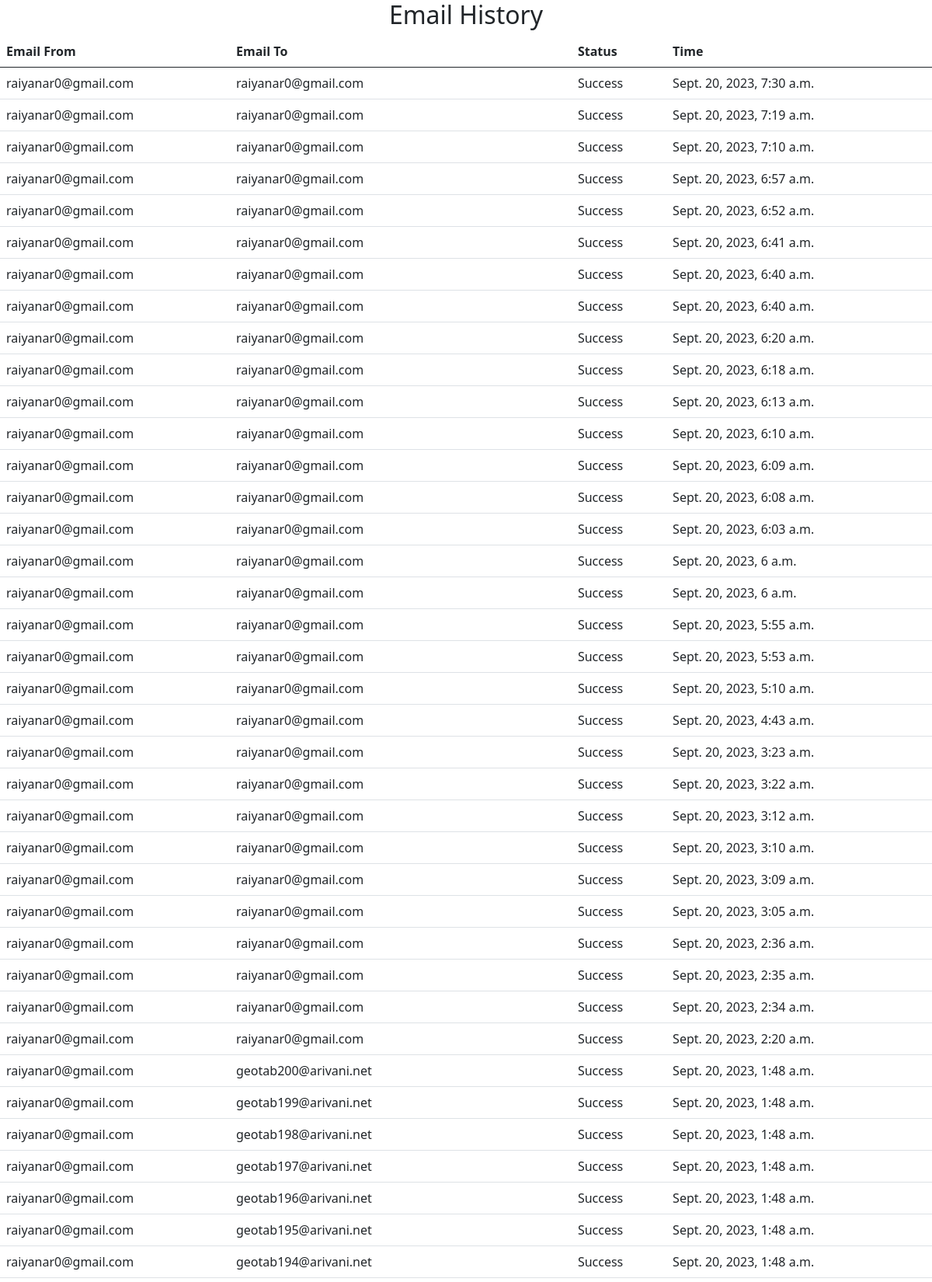
The page /email-history (upper part) on the database its author committed.
### send_mail_app/models.py (models this page shows, shortened)
class EmailHistory(models.Model):
    email_from=models.EmailField()
    email_to=models.EmailField()
    STATUS_CHOICES = [
    ('Success', 'Success'),
    ('Failed', 'Failed'),
    ('Pending', 'Pending'),
    ]
    status = models.CharField(max_length=100, choices=STATUS_CHOICES)
    dateTime= models.DateTimeField(auto_now_add=True)

### send_mail_app/views.py (the view)
# urls.py: path('email-history',views.email_history,name='email-history'),
def email_history(request):
  email_history=EmailHistory.objects.all().order_by('-dateTime')
  return render(request,'email_history.html',{'email_history':email_history})

### templates/email_history.html (shortened to what this page needs)
<!DOCTYPE html>
<html lang="en">
<head>
    <link href="https://cdn.jsdelivr.net/npm/bootstrap@5.1.0/dist/css/bootstrap.min.css" rel="stylesheet">
</head>
<h2 class="text-center">Email History</h2>
<body>
    <table class="table">
        <thead>
          <tr>
            <th>Email From</th>
            <th>Email To</th>
            <th>Status</th>
            <th>Time</th>
          </tr>
        </thead>
        <tbody>
            {% for email  in email_history %}
            <tr>
                <td>{{email.email_from}}</td>
                <td>{{email.email_to}}</td>
                <td>{{email.status}}</td>
                <td>{{email.dateTime}}</td>
            </tr>
            {% endfor %}
        </tbody>
    </table>
</body>
</html>

### rows shown on the page
EmailHistory: email_from "raiyanar0@gmail.com", email_to "raiyanar0@gmail.com", status "Success", dateTime "Sept. 20, 2023, 7:30 a.m."
EmailHistory: email_from "raiyanar0@gmail.com", email_to "raiyanar0@gmail.com", status "Success", dateTime "Sept. 20, 2023, 7:19 a.m."
EmailHistory: email_from "raiyanar0@gmail.com", email_to "raiyanar0@gmail.com", status "Success", dateTime "Sept. 20, 2023, 7:10 a.m."
EmailHistory: email_from "raiyanar0@gmail.com", email_to "raiyanar0@gmail.com", status "Success", dateTime "Sept. 20, 2023, 6:57 a.m."
EmailHistory: email_from "raiyanar0@gmail.com", email_to "raiyanar0@gmail.com", status "Success", dateTime "Sept. 20, 2023, 6:52 a.m."
EmailHistory: email_from "raiyanar0@gmail.com", email_to "raiyanar0@gmail.com", status "Success", dateTime "Sept. 20, 2023, 6:41 a.m."
EmailHistory: email_from "raiyanar0@gmail.com", email_to "raiyanar0@gmail.com", status "Success", dateTime "Sept. 20, 2023, 6:40 a.m."
EmailHistory: email_from "raiyanar0@gmail.com", email_to "raiyanar0@gmail.com", status "Success", dateTime "Sept. 20, 2023, 6:40 a.m."
EmailHistory: email_from "raiyanar0@gmail.com", email_to "raiyanar0@gmail.com", status "Success", dateTime "Sept. 20, 2023, 6:20 a.m."
EmailHistory: email_from "raiyanar0@gmail.com", email_to "raiyanar0@gmail.com", status "Success", dateTime "Sept. 20, 2023, 6:18 a.m."
EmailHistory: email_from "raiyanar0@gmail.com", email_to "raiyanar0@gmail.com", status "Success", dateTime "Sept. 20, 2023, 6:13 a.m."
EmailHistory: email_from "raiyanar0@gmail.com", email_to "raiyanar0@gmail.com", status "Success", dateTime "Sept. 20, 2023, 6:10 a.m."
EmailHistory: email_from "raiyanar0@gmail.com", email_to "raiyanar0@gmail.com", status "Success", dateTime "Sept. 20, 2023, 6:09 a.m."
EmailHistory: email_from "raiyanar0@gmail.com", email_to "raiyanar0@gmail.com", status "Success", dateTime "Sept. 20, 2023, 6:08 a.m."
EmailHistory: email_from "raiyanar0@gmail.com", email_to "raiyanar0@gmail.com", status "Success", dateTime "Sept. 20, 2023, 6:03 a.m."
EmailHistory: email_from "raiyanar0@gmail.com", email_to "raiyanar0@gmail.com", status "Success", dateTime "Sept. 20, 2023, 6 a.m."
EmailHistory: email_from "raiyanar0@gmail.com", email_to "raiyanar0@gmail.com", status "Success", dateTime "Sept. 20, 2023, 6 a.m."
EmailHistory: email_from "raiyanar0@gmail.com", email_to "raiyanar0@gmail.com", status "Success", dateTime "Sept. 20, 2023, 5:55 a.m."
EmailHistory: email_from "raiyanar0@gmail.com", email_to "raiyanar0@gmail.com", status "Success", dateTime "Sept. 20, 2023, 5:53 a.m."
EmailHistory: email_from "raiyanar0@gmail.com", email_to "raiyanar0@gmail.com", status "Success", dateTime "Sept. 20, 2023, 5:10 a.m."
EmailHistory: email_from "raiyanar0@gmail.com", email_to "raiyanar0@gmail.com", status "Success", dateTime "Sept. 20, 2023, 4:43 a.m."
EmailHistory: email_from "raiyanar0@gmail.com", email_to "raiyanar0@gmail.com", status "Success", dateTime "Sept. 20, 2023, 3:23 a.m."
EmailHistory: email_from "raiyanar0@gmail.com", email_to "raiyanar0@gmail.com", status "Success", dateTime "Sept. 20, 2023, 3:22 a.m."
EmailHistory: email_from "raiyanar0@gmail.com", email_to "raiyanar0@gmail.com", status "Success", dateTime "Sept. 20, 2023, 3:12 a.m."
EmailHistory: email_from "raiyanar0@gmail.com", email_to "raiyanar0@gmail.com", status "Success", dateTime "Sept. 20, 2023, 3:10 a.m."
EmailHistory: email_from "raiyanar0@gmail.com", email_to "raiyanar0@gmail.com", status "Success", dateTime "Sept. 20, 2023, 3:09 a.m."
EmailHistory: email_from "raiyanar0@gmail.com", email_to "raiyanar0@gmail.com", status "Success", dateTime "Sept. 20, 2023, 3:05 a.m."
EmailHistory: email_from "raiyanar0@gmail.com", email_to "raiyanar0@gmail.com", status "Success", dateTime "Sept. 20, 2023, 2:36 a.m."
EmailHistory: email_from "raiyanar0@gmail.com", email_to "raiyanar0@gmail.com", status "Success", dateTime "Sept. 20, 2023, 2:35 a.m."
EmailHistory: email_from "raiyanar0@gmail.com", email_to "raiyanar0@gmail.com", status "Success", dateTime "Sept. 20, 2023, 2:34 a.m."
EmailHistory: email_from "raiyanar0@gmail.com", email_to "raiyanar0@gmail.com", status "Success", dateTime "Sept. 20, 2023, 2:20 a.m."
EmailHistory: email_from "raiyanar0@gmail.com", email_to "geotab200@arivani.net", status "Success", dateTime "Sept. 20, 2023, 1:48 a.m."
EmailHistory: email_from "raiyanar0@gmail.com", email_to "geotab199@arivani.net", status "Success", dateTime "Sept. 20, 2023, 1:48 a.m."
EmailHistory: email_from "raiyanar0@gmail.com", email_to "geotab198@arivani.net", status "Success", dateTime "Sept. 20, 2023, 1:48 a.m."
EmailHistory: email_from "raiyanar0@gmail.com", email_to "geotab197@arivani.net", status "Success", dateTime "Sept. 20, 2023, 1:48 a.m."
EmailHistory: email_from "raiyanar0@gmail.com", email_to "geotab196@arivani.net", status "Success", dateTime "Sept. 20, 2023, 1:48 a.m."
EmailHistory: email_from "raiyanar0@gmail.com", email_to "geotab195@arivani.net", status "Success", dateTime "Sept. 20, 2023, 1:48 a.m."
EmailHistory: email_from "raiyanar0@gmail.com", email_to "geotab194@arivani.net", status "Success", dateTime "Sept. 20, 2023, 1:48 a.m."
